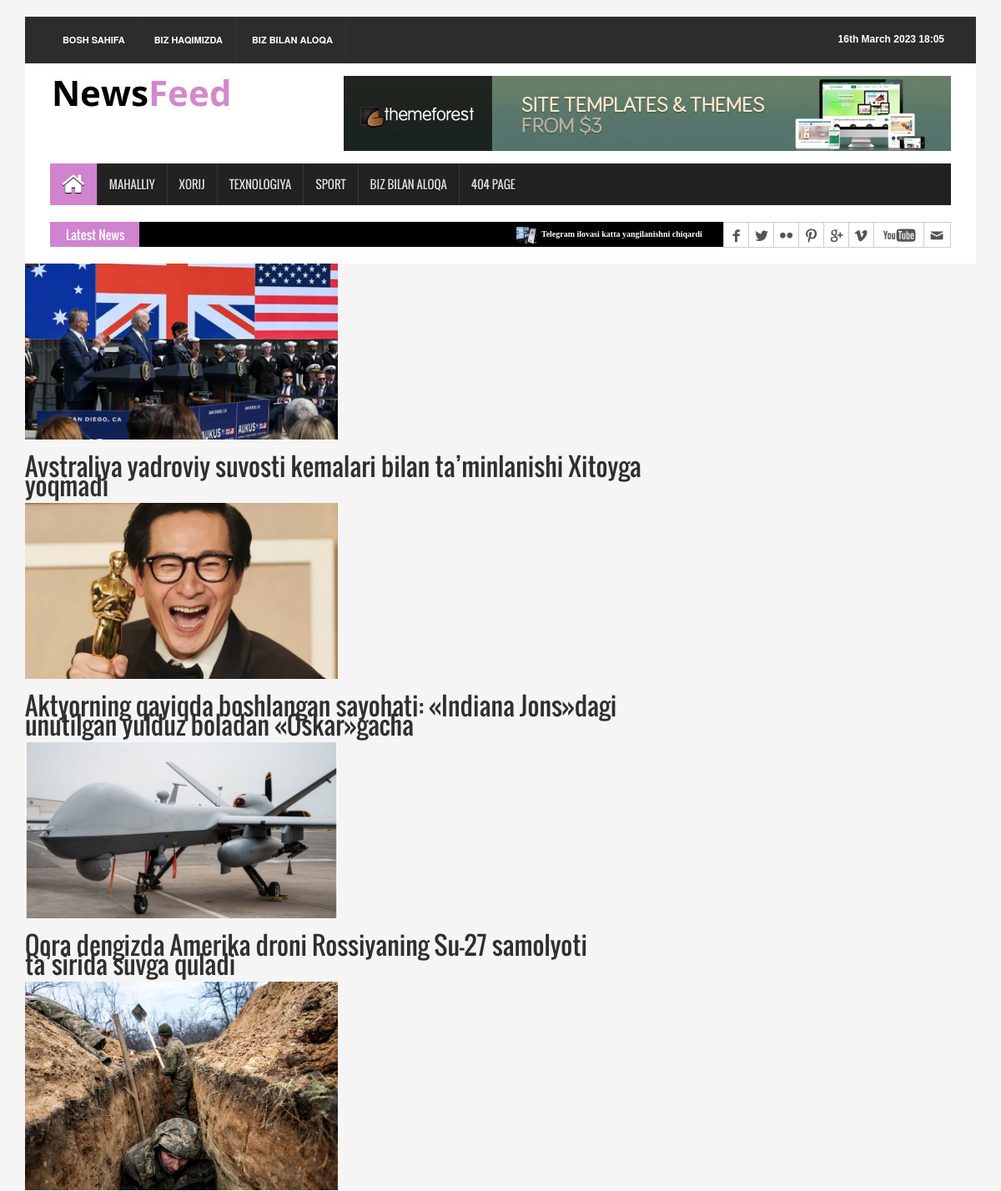
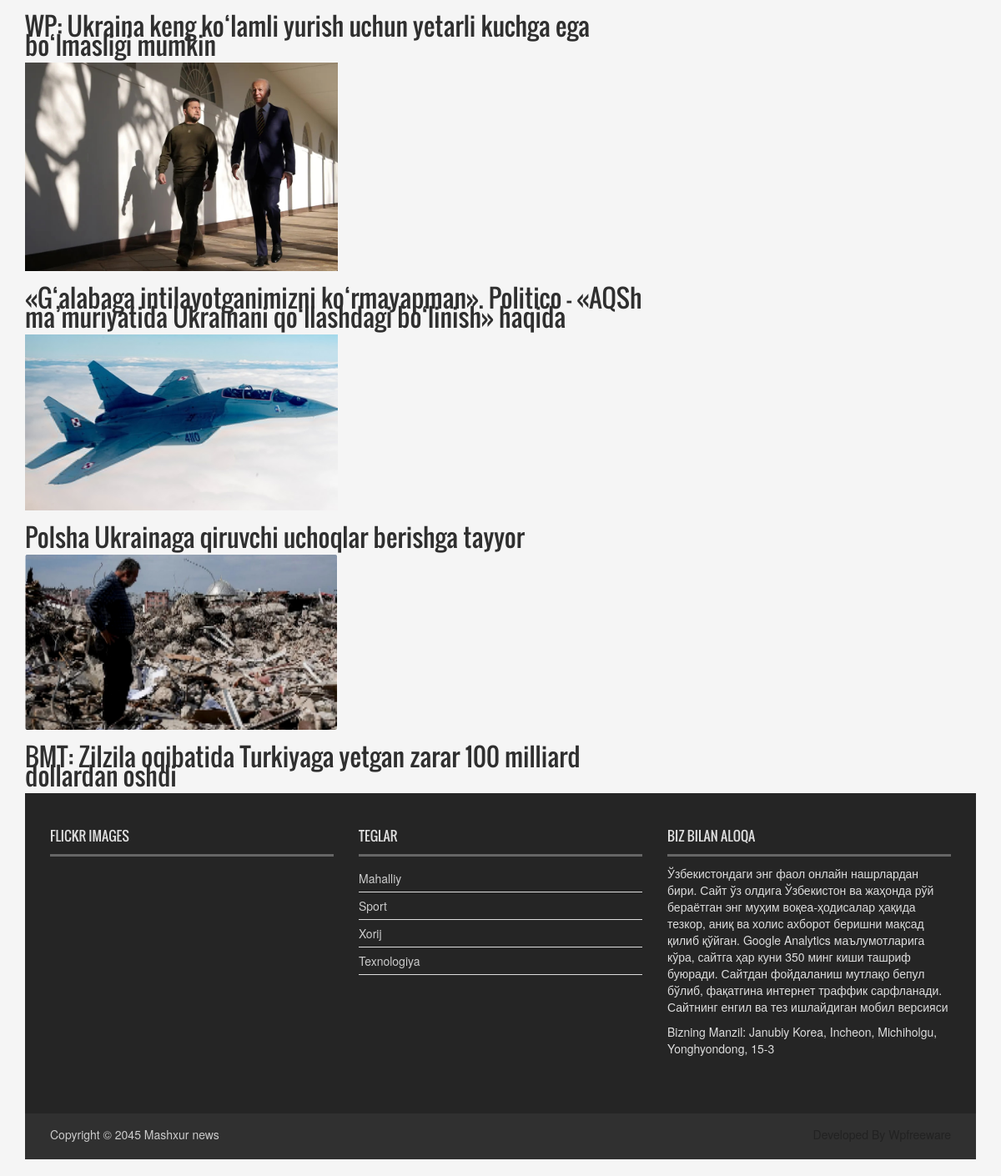
The page /foreign/ on the database its author committed (2 pictures, top to bottom).
### news_app/models.py (models this page shows, shortened)
class News(models.Model):
    class Status(models.TextChoices):
        Draft = "DF", "Draft"
        Published = "PB", "Published"
    title = models.CharField(max_length=250)
    slug = models.SlugField(max_length=250)
    body = models.TextField()
    image = models.ImageField(upload_to='news/images')
    category = models.ForeignKey(Category,
                                 on_delete=models.CASCADE)
    publish_time = models.DateTimeField(default=timezone.now)
    created_time = models.DateTimeField(auto_now_add=True)
    updated_time = models.DateTimeField(auto_now=True)
    status = models.CharField(max_length=2,
                              choices=Status.choices,
                              default=Status.Draft
                              )
    objects = models.Manager() # default manage
    published = PublishedManager()
    class Meta:
        ordering = ['-publish_time']
    def get_absolute_url(self):
        return reverse('news_detail_page', args=[self.slug])

class Category(models.Model):
    name = models.CharField(max_length=150)

### news_app/views.py (the view)
# urls.py: path('foreign/', ForeignNewsView.as_view(), name='foreign_news_page'),
class ForeignNewsView(ListView):
    model = News
    template_name = 'news/xorij.html'
    context_object_name = 'xorij_yangiliklar'
    def get_queryset(self):
        news = self.model.published.all().filter(category__name='Xorij')
        return news

### news_app/context_processor.py (called while the page is built)
def latest_news(request):
    latest_news = News.published.all().order_by('-publish_time')[:10]
    categories = Category.objects.all()
    context = {
        'latest_news': latest_news,
        'categories': categories
    }
    return context

### news_app/models.py (called while the page is built)
    def get_queryset(self):
        return super().get_queryset().filter(status=News.Status.Published)

### templates/news/xorij.html (shortened to what this page needs)
{% extends 'news/base.html' %}
{% load static %}
{% block content %}
    {% for news in xorij_yangiliklar %}
        <div class="row">
            <div class="col-sm-8">
                <a href="{{ news.get_absolute_url }}">
                <img src="{{ news.image.url }}" alt="{{ news.title }}", style="width: 50%">
                <h2>{{ news.title }}</h2>
                    </a>
            </div>
        </div>
    {% endfor %}
{% endblock content %}

### templates/news/base.html (shortened to what this page needs)
{% load static %}
{% load static %}
<html>
<head>
<link rel="stylesheet" type="text/css" href="{% static 'css/bootstrap.min.css'%}">
<link rel="stylesheet" type="text/css" href="{% static 'css/font-awesome.min.css'%}">
<link rel="stylesheet" type="text/css" href="{% static 'css/animate.css'%}">
<link rel="stylesheet" type="text/css" href="{% static 'css/font.css'%}">
<link rel="stylesheet" type="text/css" href="{% static 'css/li-scroller.css'%}">
<link rel="stylesheet" type="text/css" href="{% static 'css/slick.css'%}">
<link rel="stylesheet" type="text/css" href="{% static 'css/jquery.fancybox.css'%}">
<link rel="stylesheet" type="text/css" href="{% static 'css/theme.css'%}">
<link rel="stylesheet" type="text/css" href="{% static 'css/style.css'%}">
</head>
<body>
<div class="container">
  <header id="header">
    <div class="row">
      <div class="col-lg-12 col-md-12 col-sm-12">
        <div class="header_top">
          <div class="header_top_left">
            <ul class="top_nav">
              <li><a href="{% url 'home_page' %}">Bosh sahifa</a></li>
              <li><a href="#">Biz haqimizda</a></li>
              <li><a href="{% url 'contact_page' %}">Biz bilan aloqa</a></li>
            </ul>
          </div>
          <div class="header_top_right">
            <p>{% now "jS F Y H:i" %} </p>
          </div>
        </div>
      </div>
      <div class="col-lg-12 col-md-12 col-sm-12">
        <div class="header_bottom">
          <div class="logo_area"><a href="home.html" class="logo"><img src="{% static 'images/logo.jpg' %}" alt=""></a></div>
          <div class="add_banner"><a href="#"><img src="{% static 'images/addbanner_728x90_V1.jpg' %}" alt=""></a></div>
        </div>
      </div>
    </div>
  </header>
  <section id="navArea">
    <nav class="navbar navbar-inverse" role="navigation">
      <div id="navbar" class="navbar-collapse collapse">
        <ul class="nav navbar-nav main_nav">
          <li class="active"><a href="{% url 'home_page' %}"><span class="fa fa-home desktop-home"></span><span class="mobile-show">Bosh sahifa</span></a></li>
          <li><a href="{% url 'local_news_page' %}">Mahalliy</a></li>
          <li><a href="{% url 'foreign_news_page' %}">Xorij</a></li>
          <li><a href="{% url 'technology_news_page' %}">Texnologiya</a></li>
          <li><a href="{% url 'sport_news_page' %}">Sport</a></li>
          <li><a href="{% url 'contact_page' %}">Biz bilan aloqa</a></li>
          <li><a href="{% url 'error_page' %}">404 Page</a></li>
        </ul>
      </div>
    </nav>
  </section>
  <section id="newsSection">
    <div class="row">
      <div class="col-lg-12 col-md-12">
        <div class="latest_newsarea"> <span>Latest News</span>
          <ul id="ticker01" class="news_sticker">
            {% for news in latest_news %}
            <li><a href="#"><img src="{{ news.image.url}}" alt="">{{news.title}}</a></li>
            {% endfor %}
          </ul>
          <div class="social_area">
            <ul class="social_nav">
              <li class="facebook"><a href="#"></a></li>
              <li class="twitter"><a href="#"></a></li>
              <li class="flickr"><a href="#"></a></li>
              <li class="pinterest"><a href="#"></a></li>
              <li class="googleplus"><a href="#"></a></li>
              <li class="vimeo"><a href="#"></a></li>
              <li class="youtube"><a href="#"></a></li>
              <li class="mail"><a href="#"></a></li>
            </ul>
          </div>
        </div>
      </div>
    </div>
  </section>
  {% block content %}
  {% endblock content %}
  <footer id="footer">
    <div class="footer_top">
      <div class="row">
        <div class="col-lg-4 col-md-4 col-sm-4">
          <div class="footer_widget wow fadeInLeftBig">
            <h2>Flickr Images</h2>
          </div>
        </div>
        <div class="col-lg-4 col-md-4 col-sm-4">
          <div class="footer_widget wow fadeInDown">
            <h2>Teglar</h2>
            <ul class="tag_nav">
              {% for category in categories %}
              <li><a href="#">{{ category.name}}</a></li>
              {% endfor %}
            </ul>
          </div>
        </div>
        <div class="col-lg-4 col-md-4 col-sm-4">
          <div class="footer_widget wow fadeInRightBig">
            <h2>Biz bilan aloqa</h2>
            <p>Ўзбекистондаги энг фаол онлайн нашрлардан бири. Сайт ўз олдига Ўзбекистон ва жаҳонда рўй бераётган энг муҳим воқеа-ҳодисалар ҳақида тезкор, аниқ ва холис ахборот беришни мақсад қилиб қўйган.
Google Analytics маълумотларига кўра, сайтга ҳар куни 350 минг киши ташриф буюради.
Сайтдан фойдаланиш мутлақо бепул бўлиб, фақатгина интернет траффик сарфланади. Сайтнинг енгил ва тез ишлайдиган мобил версияси
            </p>
            <address>
            Bizning Manzil: Janubiy Korea, Incheon, Michiholgu, Yonghyondong, 15-3
            </address>
          </div>
        </div>
      </div>
    </div>
    <div class="footer_bottom">
      <p class="copyright">Copyright &copy; 2045 <a href="{% url 'home_page' %}"> Mashxur news </a></p>
      <p class="developer">Developed By Wpfreeware</p>
    </div>
  </footer>
</div>
</body>

### static/css/li-scroller.css (style rules this page uses)
ul.newsticker { position:relative; left:750px; font:bold 10px Verdana; list-style-type:none; margin:0; padding:0 }
ul.newsticker li { float:left; margin:0; padding:0 }
ul.newsticker a { white-space:nowrap; padding:0; color:#fff; margin:0 50px 0 0 }
ul.newsticker a > img { height:20px; margin-right:5px; width:25px }

### static/css/theme.css (style rules this page uses)
.navbar-inverse .navbar-nav > .active > a, .navbar-inverse .navbar-nav > .active > a:hover, .navbar-inverse .navbar-nav > .active > a:focus { background-color:#d083cf }
.latest_newsarea span { background:none repeat scroll 0 0 #d083cf }

### rows shown on the page
News: image (picture), title "Telegram ilovasi katta yangilanishni chiqardi"
News: image (picture), title "Avstraliya yadroviy suvosti kemalari bilan ta’minlanishi Xitoyga yoqmadi"
News: image (picture), title "Aktyorning qayiqda boshlangan sayohati: «Indiana Jons»dagi unutilgan yulduz boladan «Oskar»gacha"
News: image (picture), title "Qora dengizda Amerika droni Rossiyaning Su-27 samolyoti ta’sirida suvga quladi"
News: image (picture), title "WP: Ukraina keng ko‘lamli yurish uchun yetarli kuchga ega bo‘lmasligi mumkin"
News: image (picture), title "«G‘alabaga intilayotganimizni ko‘rmayapman». Politico - «AQSh ma’muriyatida Ukrainani qo‘llashdagi bo‘linish» haqida"
News: image (picture), title "Polsha Ukrainaga qiruvchi uchoqlar berishga tayyor"
News: image (picture), title "BMT: Zilzila oqibatida Turkiyaga yetgan zarar 100 milliard dollardan oshdi"
Category: name "Mahalliy"
Category: name "Sport"
Category: name "Xorij"
Category: name "Texnologiya"
